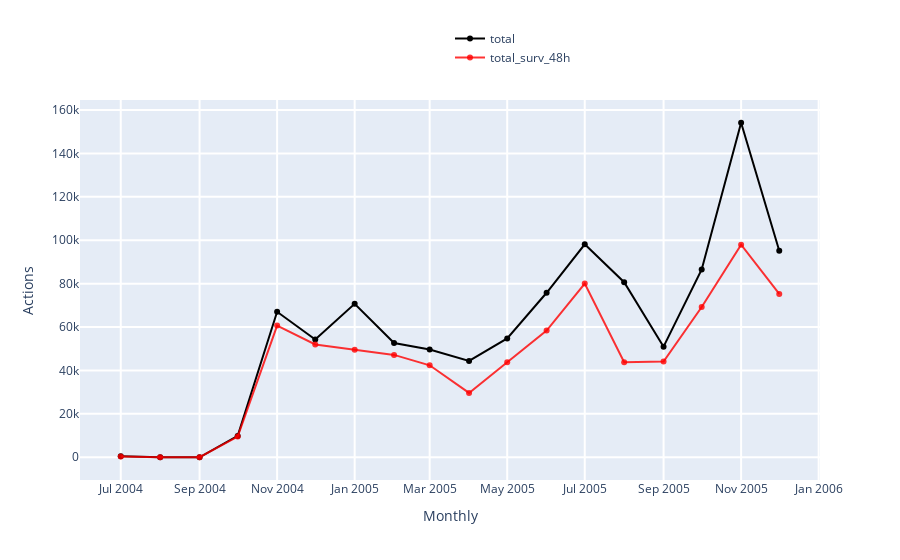

The notebook cell saved with this chart:
### Markdown cell above
### <span style="color:green"> TRY YOURSELF! THIS IS WHAT WILL HAPPEN WHEN YOU CLICK 'Refresh Editor's Actions' Button </span>

### Code cell
### ---------------------------------------------------------------------------------------- ###
### TRY YOURSELF! THIS IS WHAT WILL HAPPEN WHEN YOU CLICK 'Refresh Editor's Actions' BUTTON  ###
### ---------------------------------------------------------------------------------------- ###

## This is the page you used and the editor you select in the above grid. ##
print('The page that is being used:', the_page['title'])
print('Selected editor:', editor_info['name'])

## Visualization, core visual code lies in ActionsListener, then the interact function    ##
## make it interactive, mode details see:                                                 ##
## https://github.com/gesiscss/wikiwho_demo/blob/master/visualization/actions_listener.py ##

# Create an ActionsListener instance.
actionslistener = ActionsListener(total_actions)

# What types do these actions have?
actions_types = (total_actions.loc[:,'total':'total_stopword_count'].columns.append(
                total_actions.loc[:,'adds':'reins_stopword_count'].columns)).values.tolist()

# Visualization: try yourself by coding!
begin_date = date(2002, 3, 1)
end_date = date(2019, 6, 1)
editor_name = 'All'
frequency = 'Monthly' # 'Yearly', 'Monthly'
black_line = 'total' # Choose one from 'actions_types'. Note that 'black_line doesn't have 'None' option but others have.
red_line = 'total_surv_48h'
blue_line = 'None'
green_line = 'None'

print('Time range from', begin_date.strftime("%Y-%m-%d"), 'to', end_date.strftime("%Y-%m-%d"))

actionslistener.listen(
    _range1 = begin_date,
    _range2 = end_date,
    editor = editor_name,
    granularity = frequency,
    black = black_line,
    red = red_line,
    blue = blue_line,
    green = green_line)

### Figure 1 — Plotly figure (JSON) as saved in the notebook; plotly's stock layout.template omitted (floating-point values rounded to 4 significant figures)
{"data": [{"marker": {"color": "rgba(0, 0, 0, 1)"}, "name": "total", "type": "scatter", "x": ["2004-07-01T00:00:00", "2004-08-01T00:00:00", "2004-09-01T00:00:00", "2004-10-01T00:00:00", "2004-11-01T00:00:00", "2004-12-01T00:00:00", "2005-01-01T00:00:00", "2005-02-01T00:00:00", "2005-03-01T00:00:00", "2005-04-01T00:00:00", "2005-05-01T00:00:00", "2005-06-01T00:00:00", "2005-07-01T00:00:00", "2005-08-01T00:00:00", "2005-09-01T00:00:00", "2005-10-01T00:00:00", "2005-11-01T00:00:00", "2005-12-01T00:00:00"], "y": [418, 2, 0, 9844, 67041, 54278, 70692, 52648, 49691, 44394, 54774, 75806, 98159, 80671, 50962, 86568, 154162, 95198]}, {"marker": {"color": "rgba(255, 0, 0, .8)"}, "name": "total_surv_48h", "type": "scatter", "x": ["2004-07-01T00:00:00", "2004-08-01T00:00:00", "2004-09-01T00:00:00", "2004-10-01T00:00:00", "2004-11-01T00:00:00", "2004-12-01T00:00:00", "2005-01-01T00:00:00", "2005-02-01T00:00:00", "2005-03-01T00:00:00", "2005-04-01T00:00:00", "2005-05-01T00:00:00", "2005-06-01T00:00:00", "2005-07-01T00:00:00", "2005-08-01T00:00:00", "2005-09-01T00:00:00", "2005-10-01T00:00:00", "2005-11-01T00:00:00", "2005-12-01T00:00:00"], "y": [373, 2, 0, 9513, 60699, 51970, 49592, 47171, 42375, 29647, 43743, 58395, 80050, 43776, 44118, 69214, 97986, 75270]}], "layout": {"barmode": "group", "hovermode": "closest", "legend": {"x": 0.5, "y": 1.2}, "showlegend": true, "xaxis": {"gridwidth": 2, "ticklen": 5, "title": {"text": "Monthly"}, "zeroline": true}, "yaxis": {"gridwidth": 2, "ticklen": 5, "title": {"text": "Actions"}}}}
